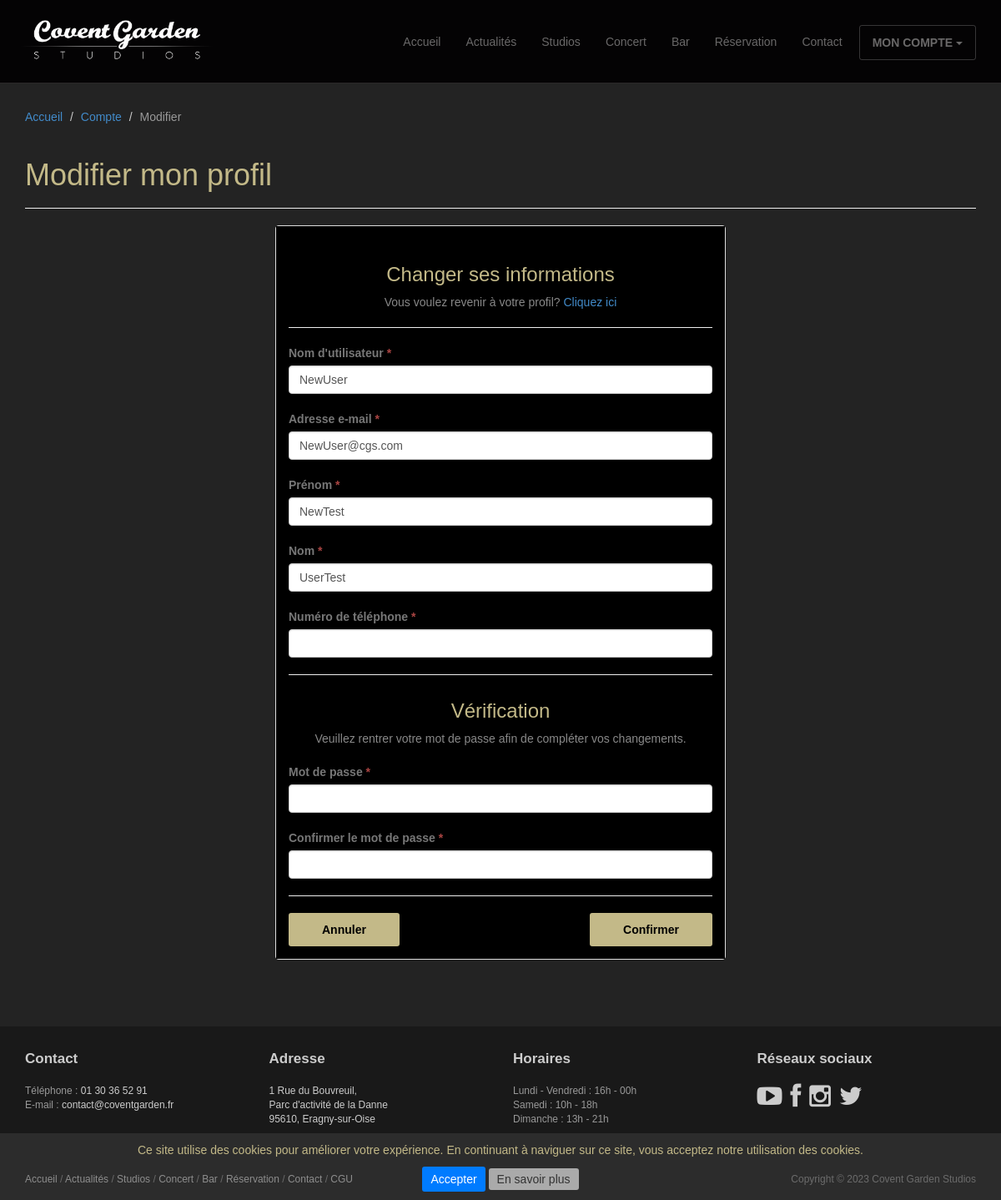
Page /compte/modifier/ (signed in) on the committed database.
### studios/models.py (models this page shows, shortened)
class CustomUser(AbstractUser):
    username = MODEL_USERNAME
    email = MODEL_EMAIL
    last_name = MODEL_LAST_NAME
    first_name = MODEL_FIRST_NAME
    phone = MODEL_PHONE
    password = MODEL_PASSWORD
    password_confirm = MODEL_PASSWORD_CONFIRM

### studios/views.py (the view, shortened to what this page needs)
# urls.py: path('compte/modifier/', views.ProfileUpdateView.as_view(), name='profile_update'),
class ProfileUpdateView(LoginRequiredMixin, View):
    redirect_field_name = ''
    form_class = ProfileUpdateForm
    form_confirm_class = ProfileUpdateConfirmForm
    template_name = "profile/profile_update.html"
    context = {
        "title": "Modifier mon profil",
        "breadcrumb": [
            {"view": "home", "name": "Accueil"},
            {"view": "profile_detail", "name": "Compte"},
            {"view": None, "name": "Modifier"}],
    }
    def get(self, request):
        self.context["form"] = self.form_class(user=request.user, instance=request.user)
        self.context["form_confirm"] = self.form_confirm_class(user=request.user)
        return render(request, self.template_name, self.context)

### studios/forms.py (shortened to what this page needs)
class ProfileUpdateForm(forms.ModelForm):
    class Meta:
        model = CustomUser
        fields = ('username', 'email', 'last_name', 'first_name', 'phone')
    def __init__(self, user, *args, **kwargs):
        self.user = user
        super().__init__(*args, **kwargs)
        for visible in self.visible_fields():
            visible.field.widget.attrs['class'] = 'form-control'

class ProfileUpdateConfirmForm(forms.Form):
    error_messages = {
        'password_match': "Le mot de passe ne correspond pas au mot de passe défini.",
        'password_mismatch': "Les deux mots de passes ne correspondent pas.",
    }
    password = FORM_PASSWORD
    password_confirm = FORM_PASSWORD_CONFIRM
    def __init__(self, user, *args, **kwargs):
        self.user = user
        super().__init__(*args, **kwargs)
        for visible in self.visible_fields():
            visible.field.widget.attrs['class'] = 'form-control'

### studios/templates/profile/profile_update.html (shortened to what this page needs)
{% extends 'base/base.html' %}
{% load static %}
{% block header %}
<header id="head" class="secondary"></header>
{% endblock %}
{% block page_header %}
<header class="page-header">
	<h1 class="page-title">{{title}}</h1>
</header>
{% endblock %}
{% block content %}
<form method="post">
	<div class="col-md-6 col-md-offset-3 col-sm-8 col-sm-offset-2">
		<div class="panel panel-default">
			<div class="panel-body">
				<h3 class="thin text-center">Changer ses informations</h3>
				<p class="text-center text-muted">Vous voulez revenir à votre profil? <a href="{% url 'profile_detail' %}">Cliquez ici</a></p>
				<hr>
				{% include "base/base_form.html" %}
				<hr>
				<h3 class="thin text-center">Vérification</h3>
				<p class="text-center text-muted">Veuillez rentrer votre mot de passe afin de compléter vos changements.</a></p>
				{% include "base/base_form_confirm.html" %}
				<hr>
				<div class="row">
					<div class="col-lg-6 text-left">
						<button class="btn btn-action" type="button" onclick="window.location.href='{% url 'profile_detail' %}'">Annuler</button>
					</div>
					<div class="col-lg-6 text-right">
						<button class="btn btn-action" type="submit">Confirmer</button>
					</div>
				</div>
			</div>
		</div>
	</div>
</form>
{% endblock %}

### studios/templates/base/base_form.html (shortened to what this page needs)
{% for field in form %}
	<div class="top-margin">
		<label for="{{ field.id_for_label }}">
			{{ field.label }}
			{% if field.field.required %}<span class="text-danger">*</span>{% endif %}
		</label>
		{{ field }}
	</div>
{% endfor %}

### studios/templates/base/base_form_confirm.html (shortened to what this page needs)
{% for field in form_confirm %}
	<div class="top-margin">
		<label for="{{ field.id_for_label }}">
			{{ field.label }}
			{% if field.field.required %}<span class="text-danger">*</span>{% endif %}
		</label>
		{{ field }}
	</div>
{% endfor %}

### studios/static/studios/css/main.css (style rules this page uses)
#head { background:#181015 url( ../images/bg_header.jpg) no-repeat; background-size: cover; min-height:1020px; text-align: center;padding-top: 275px; color:white; font-family:"Open sans", Helvetica, Arial; font-weight:30; }
#head.secondary { height:100px; min-height: 100px; padding-top:0px; }
h1, h2, h3, h4, h5, h6 { font-family:"Open sans", Helvetica, Arial; }
h1, .h1, h2, .h2, h3, .h3 { margin-top:30px; }
label { color: #777; }
.thin { font-weight:300; }
.page-title { margin-top:20px; font-weight:300; }
.text-muted { color:#888; }
.top-margin { margin-top:20px; }
body { background-color: #232323; color: #c3b988; font-family: 'Ubuntu', sans-serif; }

### rows in the picture
CustomUser: form "NewUser" "NewUser@cgs.com" "NewTest" "UserTest"

### other values in the picture
{{ trail.name }} "Accueil" "Compte"
{{ trail.name }} "Modifier"
{{ title }} "Modifier mon profil"
{{ field.label }} "Nom d'utilisateur" "Adresse e-mail" "Prénom" "Nom" "Numéro de téléphone"
{{ field.label }} "Mot de passe" "Confirmer le mot de passe"
